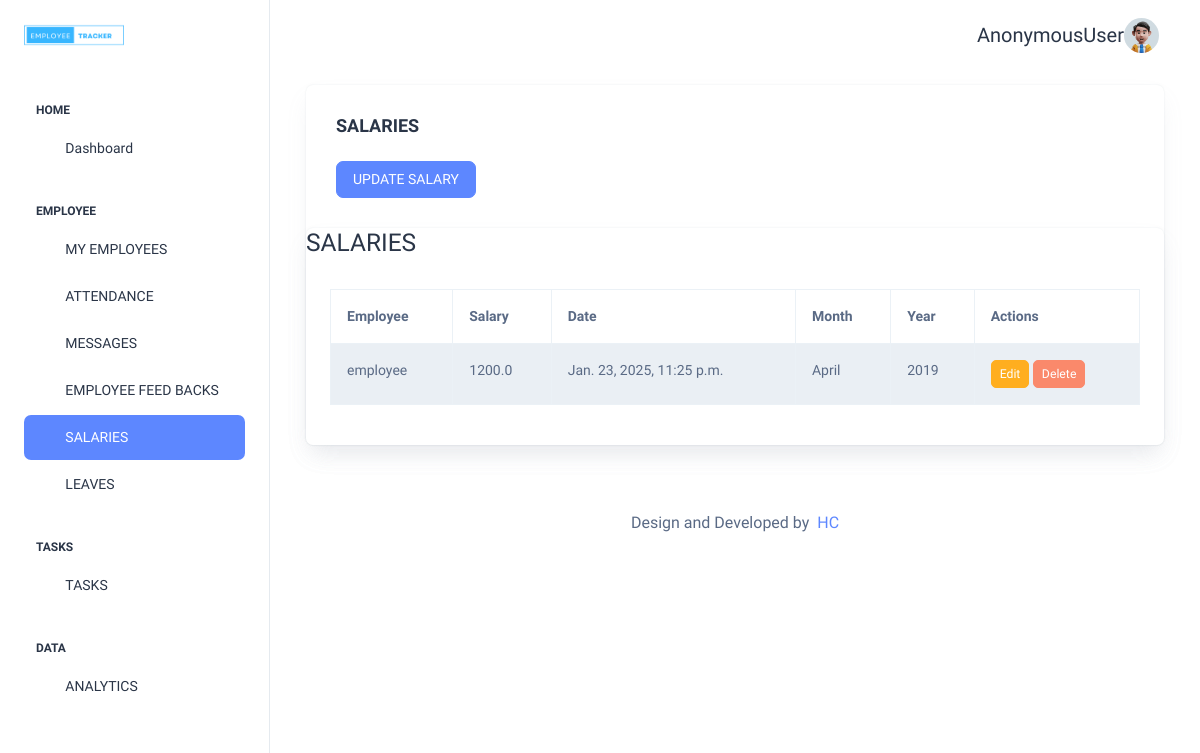
Before: /salaries with the older database file.
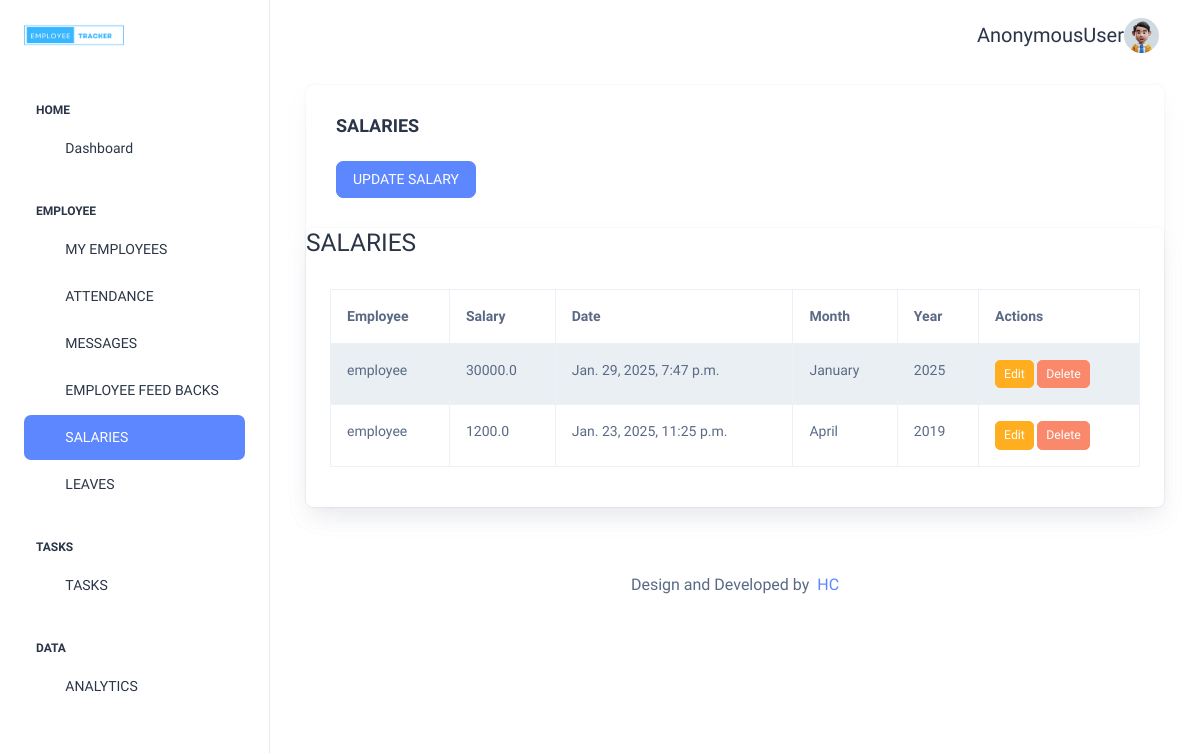
After: the same page with the newer database file.
### home/models.py (models this page shows)
class Salaries(models.Model):
    employee = models.ForeignKey(CustomUser, on_delete=models.CASCADE, related_name="salaries")
    salary = models.FloatField()
    date = models.DateTimeField(auto_now_add=True)
    month = models.CharField(max_length=20, choices=(("January","January"),("February","February"),("March","March"),("April","April"),("May","May"),("June","June"),("July","July"),("August","August"),("September","September"),("October","October"),("November","November"),("December","December")))
    year = models.IntegerField()

class CustomUser(AbstractBaseUser, PermissionsMixin):
    email = models.EmailField(unique=True, verbose_name='email address')
    username = models.CharField(max_length=30, unique=True,verbose_name='username')
    first_name = models.CharField(max_length=30, blank=True, verbose_name='first name')
    last_name = models.CharField(max_length=30, blank=True, verbose_name='last name')
    phone = models.CharField(max_length=15, blank=True, verbose_name='phone number')
    address = models.TextField(blank=True, verbose_name='address')
    is_active = models.BooleanField(default=True, verbose_name='active')
    is_staff = models.BooleanField(default=False, verbose_name='staff status')
    profile_pic = models.ImageField(upload_to='profile_pics', null=True, blank=True)
    job_title = models.CharField(max_length=50, blank=True, verbose_name='job title', choices=(
                                                                                            ("Developer", "Developer"),
                                                                                            ("Designer", "Designer"),
                                                                                            ("Analyst", "Analyst"),
                                                                                            ("Tester", "Tester"),
                                                                                            ("Support", "Support"),
                                                                                            ("Manager", "Manager"),
                                                                                            ("Executive", "Executive"),
                                                                                            ("Senior Executive", "Senior Executive"),
                                                                                            ("Lead Developer", "Lead Developer"),
                                                                                            ("Junior Developer", "Junior Developer"),
                                                                                            ("Senior Developer", "Senior Developer"),
                                                                                            ("Intern", "Intern")))
    department = models.CharField(max_length=50, blank=True, verbose_name='department', choices=(
                                                                                            ("HR", "Human Resources"),
                                                                                            ("IT", "Information Technology"),
                                                                                            ("FIN", "Finance"),
                                                                                            ("MKT", "Marketing"),
                                                                                            ("SALES", "Sales"),
                                                                                            ("ENG", "Engineering"),
                                                                                            ("ADMIN", "Administration"),
                                                                                        ))
    role = models.CharField(max_length=20,
                            choices=(
                                ("employee","employee"),
                                ("manager","manager"),
                                ("admin","admin"),
                            ),
                            default='user'
                            )
    date_joined = models.DateTimeField(auto_now_add=True, verbose_name='date joined')
    objects = CustomUserManager()
    USERNAME_FIELD = 'username'
    REQUIRED_FIELDS = ["first_name", "last_name", "email"]
    class Meta:
        verbose_name = 'user'
        verbose_name_plural = 'users'
    def __str__(self):
        return str(self.first_name + " " + self.last_name)

### home/views.py (the view, shortened to what this page needs)
# urls.py: path("salaries",views.salaries,name="salaries"),
def salaries(request):
    form = SalariesForm()
    salary = Salaries.objects.all().order_by("-date")
    context = {
        "form":form,
        "salary":salary
    }
    return render(request,"salaries.html",context)

### templates/salaries.html (shortened to what this page needs)
{% extends 'index.html' %}
{% block content %}
<div class="container-fluid">
    <div class="container-fluid">
        <div class="card">
            <div class="card-body">
                <h5 class="card-title fw-semibold mb-4">SALARIES</h5>
                <a href="" class="btn btn-primary" data-bs-toggle="modal" data-bs-target="#publicmessages">UPDATE SALARY</a>
            </div>
            <div class="card mb-0">
                <h3>SALARIES</h3>
                <div class="card-body p-4">
                    <table id="salariesTable" class="table table-striped table-bordered">
                        <thead>
                            <tr>
                                <th>Employee</th>
                                <th>Salary</th>
                                <th>Date</th>
                                <th>Month</th>
                                <th>Year</th>
                                <th>Actions</th>
                            </tr>
                        </thead>
                        <tbody>
                            {% for salary in salary %}
                            <tr>
                                <td>{{ salary.employee.username }}</td>
                                <td>{{ salary.salary }}</td>
                                <td>{{ salary.date }}</td>
                                <td>{{ salary.month }}</td>
                                <td>{{ salary.year }}</td>
                                <td>
                                    <a href="{% url 'edit_salary' salary.id %}" class="btn btn-warning btn-sm">Edit</a>
                                    <a href="{% url 'delete_salary' salary.id %}" class="btn btn-danger btn-sm">Delete</a>
                                </td>
                            </tr>
                            {% endfor %}
                        </tbody>
                    </table>
                </div>
            </div>
        </div>
    </div>
</div>
<link rel="stylesheet" href="https://cdn.datatables.net/1.13.6/css/jquery.dataTables.min.css">
{% endblock %}

Changed rows visible on the page:
added Salaries: employee.username "employee", salary "30000.0", date "Jan. 29, 2025, 7:47 p.m.", month "January", year "2025"
